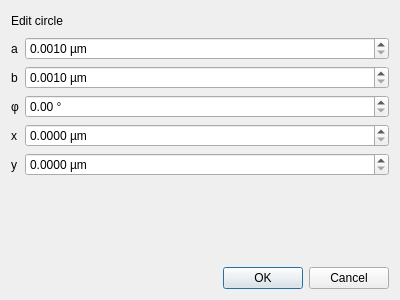
<?xml version="1.0" encoding="UTF-8"?>
<ui version="4.0">
 <class>Dialog</class>
 <widget class="QDialog" name="Dialog">
  <property name="geometry">
   <rect>
    <x>0</x>
    <y>0</y>
    <width>400</width>
    <height>300</height>
   </rect>
  </property>
  <property name="windowTitle">
   <string>Edit ellipse</string>
  </property>
  <layout class="QVBoxLayout" name="verticalLayout">
   <item>
    <layout class="QHBoxLayout" name="horizontalLayout">
     <item>
      <widget class="QLabel" name="label_4">
       <property name="text">
        <string>Edit circle</string>
       </property>
      </widget>
     </item>
     <item>
      <spacer name="horizontalSpacer">
       <property name="orientation">
        <enum>Qt::Horizontal</enum>
       </property>
       <property name="sizeHint" stdset="0">
        <size>
         <width>40</width>
         <height>20</height>
        </size>
       </property>
      </spacer>
     </item>
    </layout>
   </item>
   <item>
    <layout class="QFormLayout" name="formLayout">
     <item row="0" column="0">
      <widget class="QLabel" name="label">
       <property name="text">
        <string>a</string>
       </property>
      </widget>
     </item>
     <item row="0" column="1">
      <widget class="QDoubleSpinBox" name="doubleSpinBox_a">
       <property name="suffix">
        <string> µm</string>
       </property>
       <property name="decimals">
        <number>4</number>
       </property>
       <property name="minimum">
        <double>0.001000000000000</double>
       </property>
       <property name="maximum">
        <double>9999.000000000000000</double>
       </property>
       <property name="singleStep">
        <double>0.100000000000000</double>
       </property>
      </widget>
     </item>
     <item row="3" column="0">
      <widget class="QLabel" name="label_2">
       <property name="text">
        <string>x</string>
       </property>
      </widget>
     </item>
     <item row="4" column="0">
      <widget class="QLabel" name="label_3">
       <property name="text">
        <string>y</string>
       </property>
      </widget>
     </item>
     <item row="3" column="1">
      <widget class="QDoubleSpinBox" name="doubleSpinBox_x">
       <property name="suffix">
        <string> µm</string>
       </property>
       <property name="decimals">
        <number>4</number>
       </property>
       <property name="maximum">
        <double>9999.000000000000000</double>
       </property>
      </widget>
     </item>
     <item row="4" column="1">
      <widget class="QDoubleSpinBox" name="doubleSpinBox_y">
       <property name="suffix">
        <string> µm</string>
       </property>
       <property name="decimals">
        <number>4</number>
       </property>
       <property name="maximum">
        <double>9999.000000000000000</double>
       </property>
      </widget>
     </item>
     <item row="1" column="0">
      <widget class="QLabel" name="label_5">
       <property name="text">
        <string>b</string>
       </property>
      </widget>
     </item>
     <item row="1" column="1">
      <widget class="QDoubleSpinBox" name="doubleSpinBox_b">
       <property name="suffix">
        <string> µm</string>
       </property>
       <property name="decimals">
        <number>4</number>
       </property>
       <property name="minimum">
        <double>0.001000000000000</double>
       </property>
       <property name="maximum">
        <double>9999.000000000000000</double>
       </property>
       <property name="singleStep">
        <double>0.100000000000000</double>
       </property>
      </widget>
     </item>
     <item row="2" column="0">
      <widget class="QLabel" name="label_6">
       <property name="text">
        <string>φ</string>
       </property>
      </widget>
     </item>
     <item row="2" column="1">
      <widget class="QDoubleSpinBox" name="doubleSpinBox_phi">
       <property name="suffix">
        <string> °</string>
       </property>
       <property name="decimals">
        <number>2</number>
       </property>
       <property name="maximum">
        <double>360.000000000000000</double>
       </property>
      </widget>
     </item>
    </layout>
   </item>
   <item>
    <spacer name="verticalSpacer">
     <property name="orientation">
      <enum>Qt::Vertical</enum>
     </property>
     <property name="sizeHint" stdset="0">
      <size>
       <width>20</width>
       <height>40</height>
      </size>
     </property>
    </spacer>
   </item>
   <item>
    <widget class="QDialogButtonBox" name="buttonBox">
     <property name="orientation">
      <enum>Qt::Horizontal</enum>
     </property>
     <property name="standardButtons">
      <set>QDialogButtonBox::Cancel|QDialogButtonBox::Ok</set>
     </property>
    </widget>
   </item>
  </layout>
 </widget>
 <resources/>
 <connections>
  <connection>
   <sender>buttonBox</sender>
   <signal>accepted()</signal>
   <receiver>Dialog</receiver>
   <slot>accept()</slot>
   <hints>
    <hint type="sourcelabel">
     <x>248</x>
     <y>254</y>
    </hint>
    <hint type="destinationlabel">
     <x>157</x>
     <y>274</y>
    </hint>
   </hints>
  </connection>
  <connection>
   <sender>buttonBox</sender>
   <signal>rejected()</signal>
   <receiver>Dialog</receiver>
   <slot>reject()</slot>
   <hints>
    <hint type="sourcelabel">
     <x>316</x>
     <y>260</y>
    </hint>
    <hint type="destinationlabel">
     <x>286</x>
     <y>274</y>
    </hint>
   </hints>
  </connection>
 </connections>
</ui>
